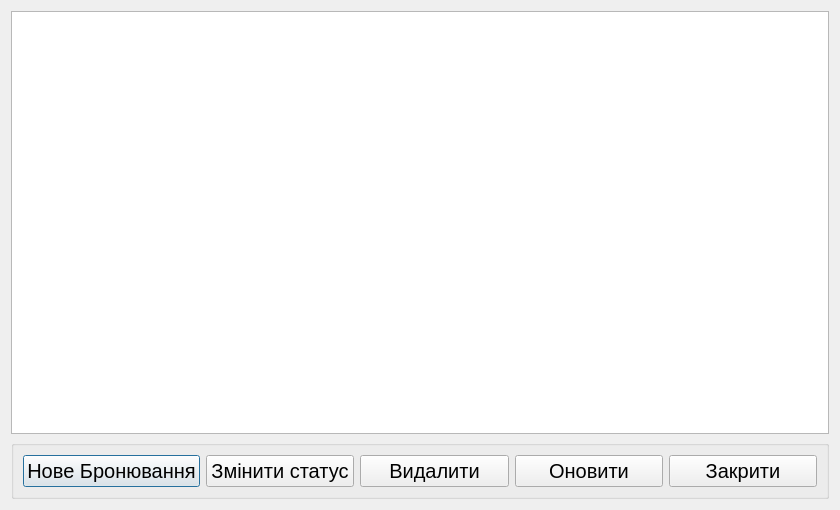
<?xml version="1.0" encoding="UTF-8"?>
<ui version="4.0">
 <class>BookingManagement</class>
 <widget class="QDialog" name="BookingManagement">
  <property name="geometry">
   <rect>
    <x>0</x>
    <y>0</y>
    <width>840</width>
    <height>510</height>
   </rect>
  </property>
  <property name="windowTitle">
   <string>Dialog</string>
  </property>
  <layout class="QGridLayout" name="gridLayout">
   <item row="0" column="0">
    <widget class="QTableView" name="tableView"/>
   </item>
   <item row="1" column="0">
    <widget class="QGroupBox" name="groupBox">
     <property name="title">
      <string/>
     </property>
     <layout class="QHBoxLayout" name="horizontalLayout">
      <item>
       <widget class="QPushButton" name="pbNewBooking">
        <property name="font">
         <font>
          <pointsize>15</pointsize>
         </font>
        </property>
        <property name="text">
         <string>Нове Бронювання</string>
        </property>
       </widget>
      </item>
      <item>
       <widget class="QPushButton" name="pbChangeStatus">
        <property name="font">
         <font>
          <pointsize>15</pointsize>
         </font>
        </property>
        <property name="text">
         <string>Змінити статус</string>
        </property>
       </widget>
      </item>
      <item>
       <widget class="QPushButton" name="pbDelete">
        <property name="font">
         <font>
          <pointsize>15</pointsize>
         </font>
        </property>
        <property name="text">
         <string>Видалити</string>
        </property>
       </widget>
      </item>
      <item>
       <widget class="QPushButton" name="pbRefresh">
        <property name="font">
         <font>
          <pointsize>15</pointsize>
         </font>
        </property>
        <property name="text">
         <string>Оновити</string>
        </property>
       </widget>
      </item>
      <item>
       <widget class="QPushButton" name="pbClose">
        <property name="font">
         <font>
          <pointsize>15</pointsize>
         </font>
        </property>
        <property name="text">
         <string>Закрити</string>
        </property>
       </widget>
      </item>
     </layout>
    </widget>
   </item>
  </layout>
 </widget>
 <resources/>
 <connections/>
</ui>
